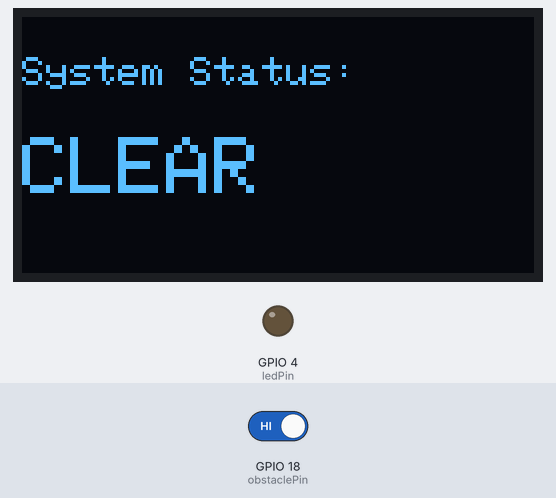
Bench run of a sketch on a simulated ESP32. Parts: 128×64 one-colour display, output pins drawn as LEDs (lit = HIGH). The inputs (shaded band) are chosen by the test bench; at power-on: GPIO 18 (obstaclePin) HIGH. WiFi joins after 1.5 s; servers stay silent unless stated; what the sketch prints to the serial monitor is not drawn.

Above: at 2.7 s.
2.8 s: GPIO 18 (obstaclePin) driven LOW
At 3.3 s:
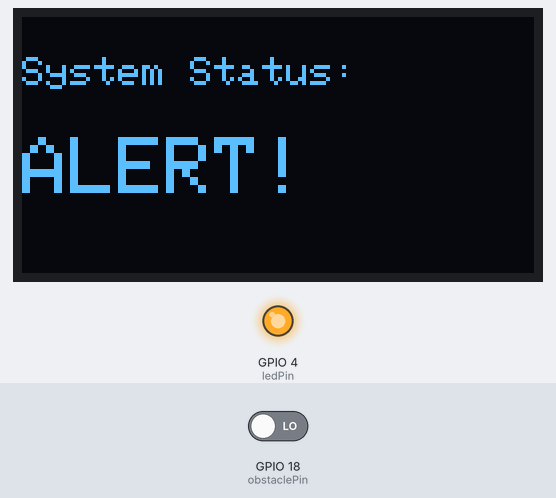
4.3 s: GPIO 18 (obstaclePin) driven HIGH
At 4.8 s:
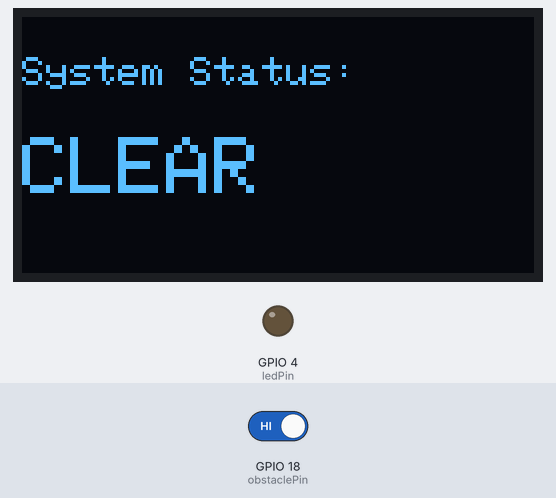
Timing chart, 0 to 7.3 s (numbered marks = the images above; inputs shaded):
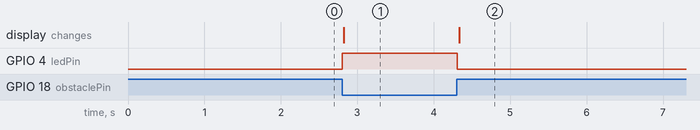

Measured:
- after the input at 2.8 s, GPIO 4 (ledPin): LOW → HIGH at once; the display: changes at once (image 1)
- after the input at 4.3 s, GPIO 4 (ledPin): HIGH → LOW at once; the display: changes at once (image 2)

The sketch:

main.ino
```cpp
#include <WiFi.h>
#include <AsyncTCP.h>
#include <ESPAsyncWebServer.h>
#include <WebSocketsServer.h>

#include <Wire.h>
#include <Adafruit_GFX.h>
#include <Adafruit_SSD1306.h>

// -------- WiFi --------
const char* ssid = "Hussain";
const char* password = "RedmiIphone44@";

// -------- Pins --------
int obstaclePin = 18;
int ledPin = 4;

// -------- OLED --------
#define SCREEN_WIDTH 128
#define SCREEN_HEIGHT 64
#define OLED_RESET -1
Adafruit_SSD1306 display(SCREEN_WIDTH, SCREEN_HEIGHT, &Wire, OLED_RESET);

// -------- Server --------
AsyncWebServer server(80);
WebSocketsServer webSocket = WebSocketsServer(81);

bool lastState = HIGH;

// -------- HTML UI --------
const char index_html[] PROGMEM = R"rawliteral(
<!DOCTYPE html>
<html>
<head>
  <title>Intrusion Monitor</title>
  <style>
    body {
      background:#0f172a;
      color:white;
      font-family:Arial;
      text-align:center;
      margin-top:50px;
    }
    .status {
      width:220px;
      height:220px;
      margin:auto;
      border-radius:50%;
      background:green;
      box-shadow:0 0 40px green;
      transition:0.2s;
    }
    .alert {
      background:red !important;
      box-shadow:0 0 60px red !important;
      animation:pulse 0.5s infinite alternate;
    }
    @keyframes pulse {
      from { transform:scale(1); }
      to { transform:scale(1.1); }
    }
  </style>
</head>
<body>
  <h1>Real-Time Intrusion Monitor</h1>
  <div id="circle" class="status"></div>
  <h2 id="text">No Obstacle</h2>

<script>
  const ws = new WebSocket("ws://" + location.hostname + ":81/");
  ws.onmessage = (e) => {
    const circle = document.getElementById("circle");
    const text = document.getElementById("text");

    if(e.data === "DETECTED"){
      circle.classList.add("alert");
      text.innerText = "🚨 OBSTACLE DETECTED";
    } else {
      circle.classList.remove("alert");
      text.innerText = "✅ No Obstacle";
    }
  };
</script>
</body>
</html>
)rawliteral";

// -------- WebSocket Event --------
void webSocketEvent(uint8_t num, WStype_t type, uint8_t * payload, size_t length) {
  if (type == WStype_CONNECTED) {
    Serial.println("Web client connected");
  }
}

// -------- OLED Helpers --------
void showNoObstacle() {
  display.clearDisplay();
  display.setTextSize(1);
  display.setTextColor(SSD1306_WHITE);
  display.setCursor(0, 10);
  display.println("System Status:");
  display.setTextSize(2);
  display.setCursor(0, 30);
  display.println("CLEAR");
  display.display();
}

void showObstacle() {
  display.clearDisplay();
  display.setTextSize(1);
  display.setTextColor(SSD1306_WHITE);
  display.setCursor(0, 10);
  display.println("System Status:");
  display.setTextSize(2);
  display.setCursor(0, 30);
  display.println("ALERT!");
  display.display();
}

// -------- Setup --------
void setup() {
  Serial.begin(115200);

  pinMode(obstaclePin, INPUT_PULLUP);
  pinMode(ledPin, OUTPUT);
  digitalWrite(ledPin, LOW);

  // I2C init
  Wire.begin(21, 22);

  // OLED init
  if (!display.begin(SSD1306_SWITCHCAPVCC, 0x3C)) {
    Serial.println("OLED not found");
    while (true);
  }

  showNoObstacle();

  // WiFi
  WiFi.begin(ssid, password);
  Serial.print("Connecting");
  while (WiFi.status() != WL_CONNECTED) {
    delay(500);
    Serial.print(".");
  }

  Serial.println("\nConnected!");
  Serial.println(WiFi.localIP());

  // WebSocket
  webSocket.begin();
  webSocket.onEvent(webSocketEvent);

  // Web page
  server.on("/", HTTP_GET, [](AsyncWebServerRequest *request){
    request->send_P(200, "text/html", index_html);
  });

  server.begin();
}

// -------- Loop --------
void loop() {
  webSocket.loop();

  bool currentState = digitalRead(obstaclePin);

  if (currentState != lastState) {
    if (currentState == LOW) {
      digitalWrite(ledPin, HIGH);
      showObstacle();
      webSocket.broadcastTXT("DETECTED");
    } else {
      digitalWrite(ledPin, LOW);
      showNoObstacle();
      webSocket.broadcastTXT("CLEAR");
    }
    lastState = currentState;
  }

  delay(30);
}
```
